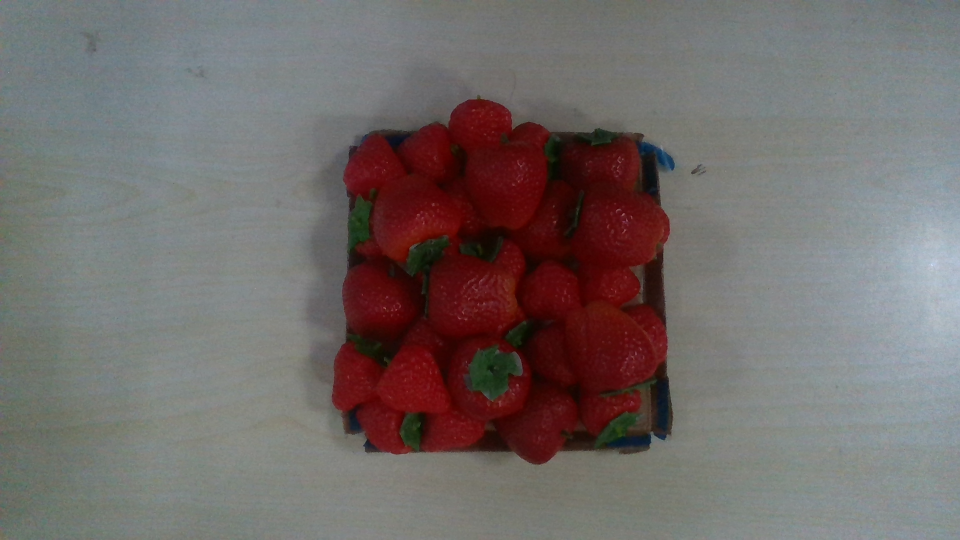
#> input picture src/Yolov5_ros/yolov5_ros/yolov5_ros/scripts/grasp_yolo_1/img/rgb_16.png, 1920 x 1080 px (shown at 1/2 size)
$ python main.py
#> lines starting #> are read from the running program, lines starting #| are printed output that depends on the picture
### src/Yolov5_ros/yolov5_ros/yolov5_ros/scripts/grasp_yolo_1/grasp_detect_yolo.py
#!/usr/bin/env python
# -*- coding: utf-8 -*-

import cv2
import torch
import numpy as np
from trans_func import trans_img2real_point, trans_img2real_length, distance

LENGTH_WIGTH_RATIO = 1.5    # 长宽比阈值


def grasp_yolo_detector(image):
    # 初始化yolo模型参数
    model = torch.hub.load("../../yolov5", 'custom', path="../../weights/strawberry_x_new.pt", source='local')
    model.cuda()
    model.conf = 0.3
    image_rgb = cv2.cvtColor(image, cv2.COLOR_BGR2RGB)
    #结果 xmin    ymin    xmax   ymax  confidence  class    name
    results = model(image_rgb)
    boxs = results.pandas().xyxy[0].values
    # 检测结果可视化
    dectshow(image, boxs, image_rgb.shape[0], image_rgb.shape[1])
    return boxs

# [34 lines left out: function dectshow, not called in this run]
        # cv2.waitKey(0)
        # cv2.destroyAllWindows()

### src/Yolov5_ros/yolov5_ros/yolov5_ros/scripts/grasp_yolo_1/main.py
#!/usr/bin/env python
# -*- coding: utf-8 -*-

import numpy as np
import cv2 as cv
import time

from grasp_detect_yolo import grasp_yolo_detector
from grasp_tree_build import grasp_tree_builder
from grasp_candidate_generate import grasp_candidate_generator
from grasp_pose_evaluate import grasp_pose_evaluator


# 输入图片
num = 16
rgb_img = cv.imread("img/rgb_"+str(num)+".png")
#> rgb_img is the input picture: shape (1080, 1920, 3); mean B, G, R 105.2, 106.8, 114.2
depth_img = cv.imread("img/depth_"+str(num)+".png")
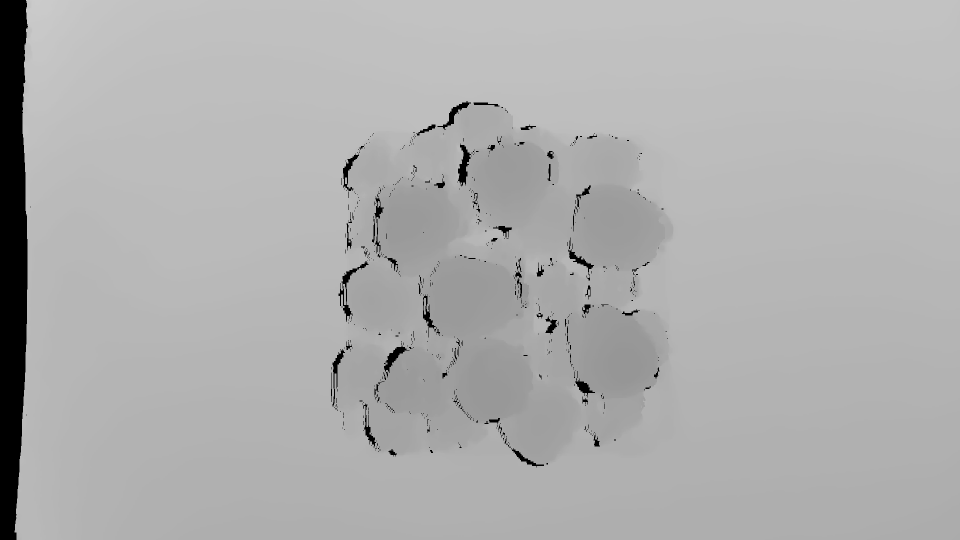
#> input picture src/Yolov5_ros/yolov5_ros/yolov5_ros/scripts/grasp_yolo_1/img/depth_16.png, 1920 x 1080 px (shown at 1/2 size)
#> depth_img is the input picture: shape (1080, 1920, 3); min 0, max 203, mean 174.1
# rgb_img = cv.imread("img/00380.jpg")

# 展示初始图片
cv.namedWindow("rgb", cv.WINDOW_NORMAL)
cv.imshow("rgb", rgb_img)
cv.namedWindow("depth", cv.WINDOW_NORMAL)
cv.imshow("depth", depth_img)

# 进行转换
depth_img = cv.cvtColor(depth_img, cv.COLOR_RGB2GRAY)
#> depth_img: shape (1080, 1920)
depth_img = np.array(depth_img, dtype = np.int16)
depth_img = depth_img*2
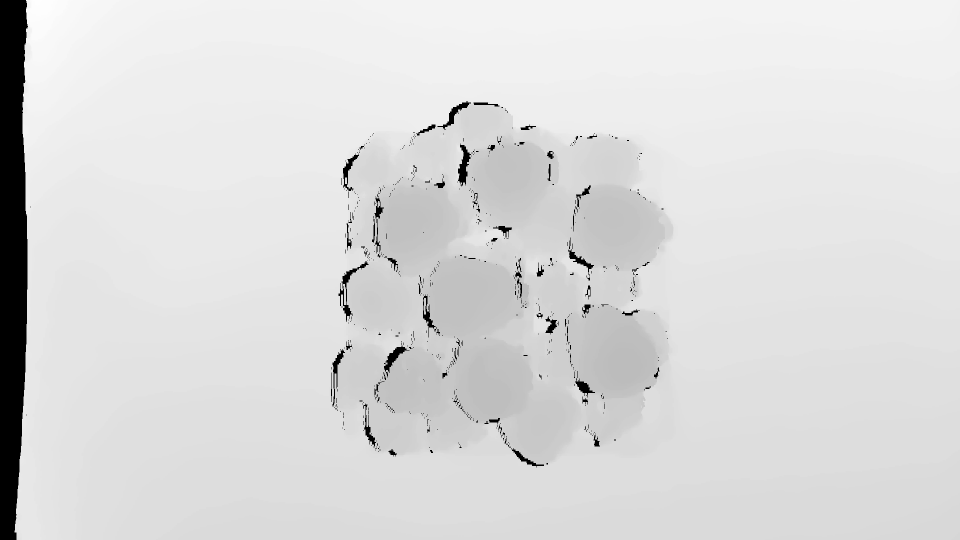
#> depth_img: shape (1080, 1920) int16 (shown at 1/2 size); min 0, max 406, mean 348.2; drawn with min black and max white

# yolo检测获得所有对象的锚框数据
#> (the run stopped early here; a loop or call above may not have finished)
